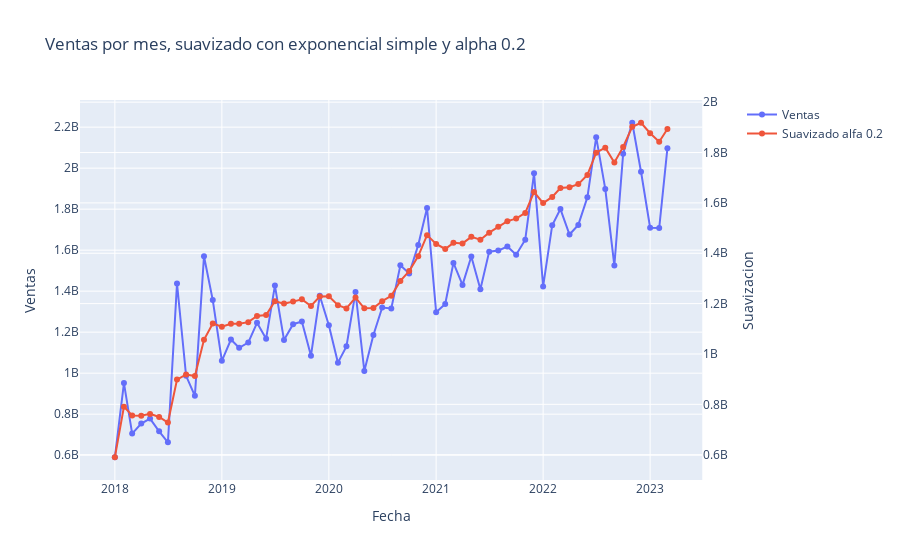

Notebook cell for this chart:
### Markdown cell above
##### Pruebas

### Code cell
# El tipo de suavizacion puede ser:
    #Exponencial simple
    #Logaritmica
    #Raiz cuadrada
ventas_cluster = suavizacion(ventas_cluster, alpha= 0.2, tipo_suavizacion= "exponencial simple")
# ventas_cluster = suavizacion(ventas_cluster, alpha= 0.2, tipo_suavizacion= "logaritmica")
# ventas_cluster = suavizacion(ventas_cluster, alpha= 0.2, tipo_suavizacion= "raiz cuadrada")
